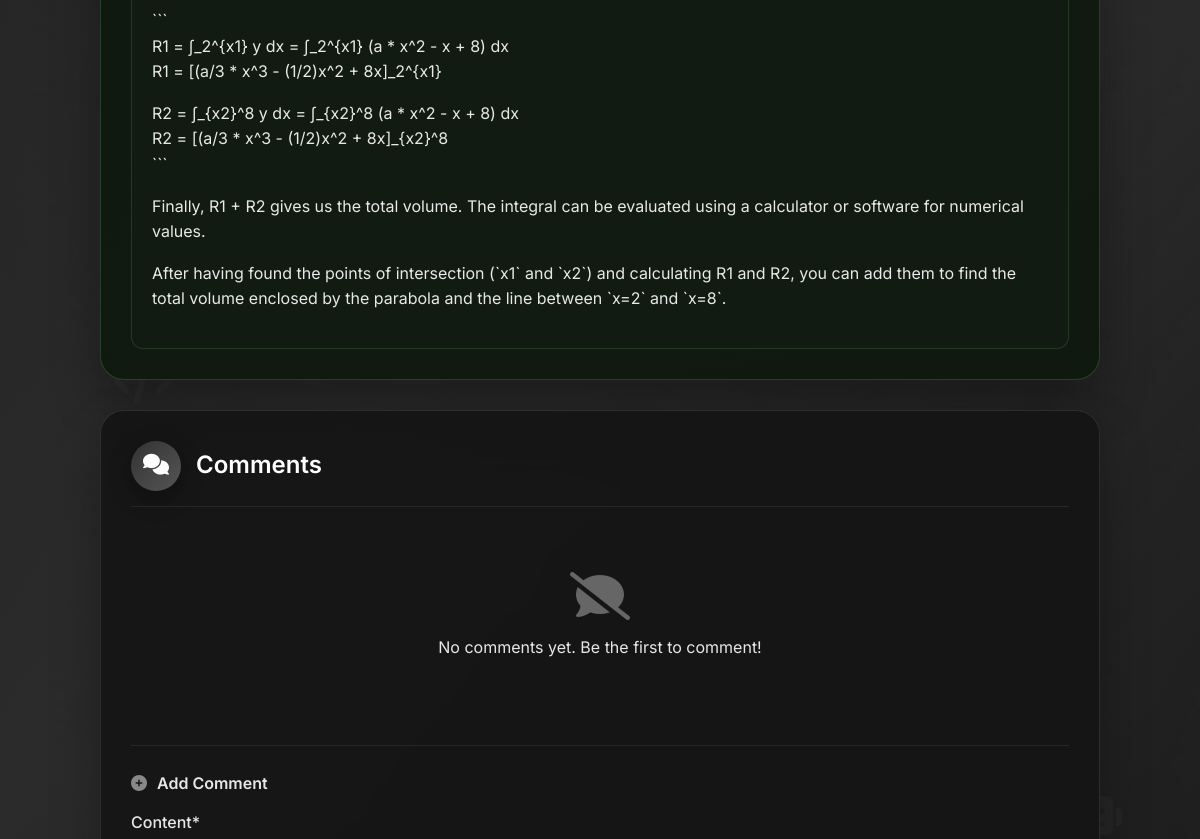
The page /doubt/4/ (signed in, middle part) on the database as committed earlier.
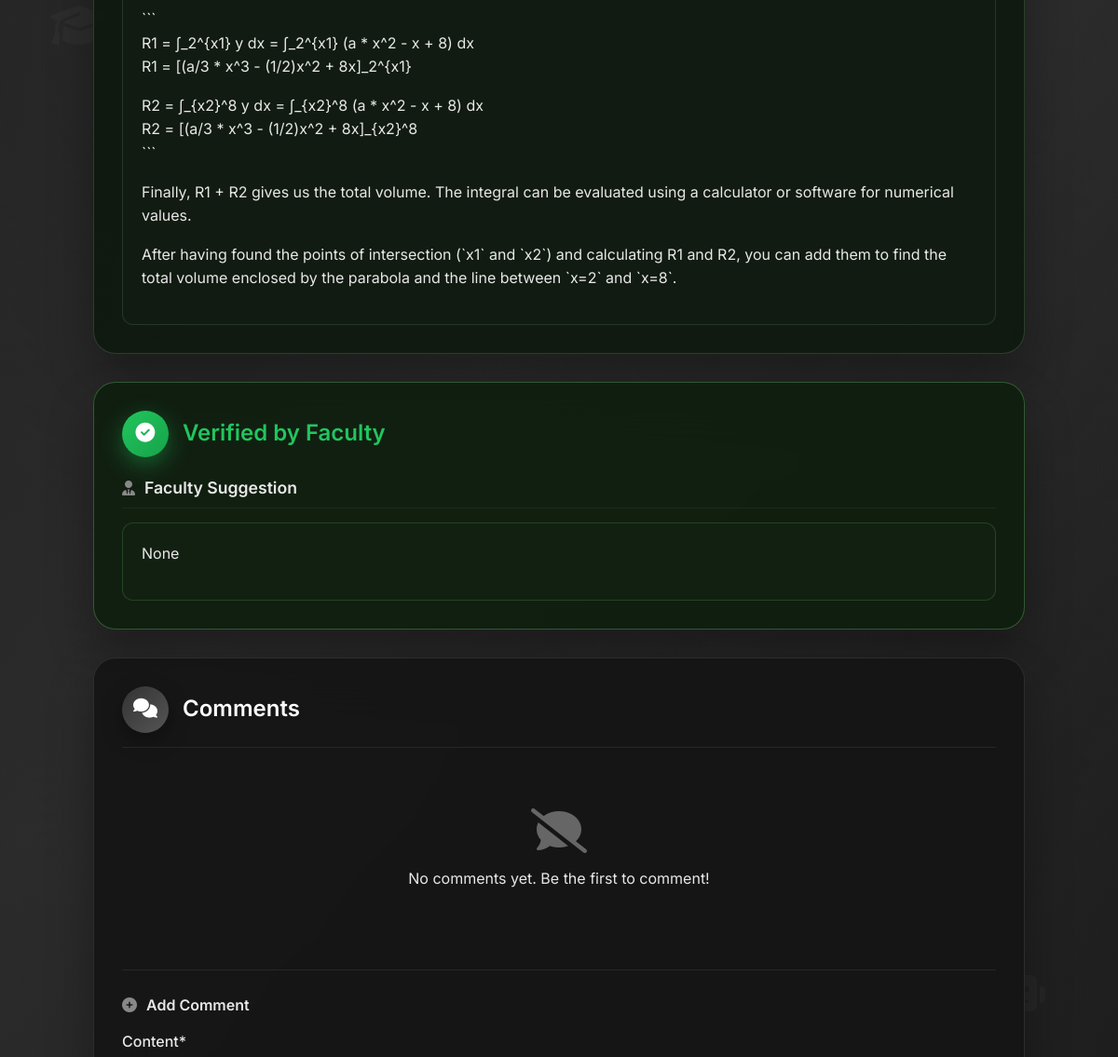
The same page on the database as committed later.
### forum/models.py (models this page shows, shortened)
class Doubt(models.Model):
    student = models.ForeignKey(User, on_delete=models.CASCADE)
    title = models.CharField(max_length=255)
    description = models.TextField()
    code_snippet = models.TextField(blank=True, null=True)
    ai_answer = models.TextField(blank=True, null=True)
    faculty_verified = models.BooleanField(default=False)
    faculty_suggestion = models.TextField(blank=True, null=True)
    created_at = models.DateTimeField(auto_now_add=True)
    categories = models.ManyToManyField(Category, blank=True)
    is_public = models.BooleanField(default=True)
    verified_by = models.ForeignKey(User, null=True, blank=True, on_delete=models.SET_NULL, related_name='verified_doubts')

### forum/views.py (the view, shortened to what this page needs)
# urls.py: path('doubt/<int:doubt_id>/', views.view_doubt, name='view_doubt'),
@login_required
def view_doubt(request, doubt_id):
    doubt = get_object_or_404(Doubt, id=doubt_id)
    if not doubt.is_public and doubt.student != request.user and request.user.role != 'faculty':
        return HttpResponseRedirect(reverse('home'))
    comments = doubt.comments.all()
    form = CommentForm()
    return render(request, 'forum/view_doubt.html', {
        'doubt': doubt,
        'comments': comments,
        'form': form
    })

### forum/templates/forum/view_doubt.html (shortened to what this page needs)
{% extends 'forum/base.html' %}
{% load crispy_forms_tags %}
{% block content %}
<div class="view-doubt-container fade-in">
    <div class="doubt-content-wrapper">
        <div class="ai-answer-card glass-card">
            <div class="ai-content">
                {{ doubt.ai_answer|linebreaks }}
            </div>
        </div>
        {% if doubt.faculty_verified %}
            <div class="faculty-verified-card glass-card verified">
                <div class="verification-header">
                    <div class="verification-icon">
                        <i class="fas fa-check-circle"></i>
                    </div>
                    <h4 class="verification-title">Verified by Faculty</h4>
                </div>
                {% if doubt.faculty_suggestion %}
                    <div class="faculty-suggestion">
                        <div class="section-header">
                            <i class="fas fa-user-tie"></i>
                            <span>Faculty Suggestion</span>
                        </div>
                        <div class="suggestion-content">
                            {{ doubt.faculty_suggestion|linebreaks }}
                        </div>
                    </div>
                {% else %}
                    <p class="no-suggestion">No additional suggestions provided.</p>
                {% endif %}
            </div>
        {% endif %}
        <div class="comments-section glass-card">
            <div class="comments-header">
                <div class="comments-icon">
                    <i class="fas fa-comments"></i>
                </div>
                <h4 class="comments-title">Comments</h4>
            </div>
            <div class="comments-list">
                {% for comment in comments %}
                    <div class="comment-item">
                        <div class="comment-author">
                            <i class="fas fa-user-circle"></i>
                            <strong>{{ comment.author.username }}</strong>
                        </div>
                        <div class="comment-content">
                            {{ comment.content }}
                        </div>
                    </div>
                {% empty %}
                    <div class="no-comments">
                        <i class="fas fa-comment-slash"></i>
                        <p>No comments yet. Be the first to comment!</p>
                    </div>
                {% endfor %}
            </div>
            {% if user.is_authenticated %}
                <div class="comment-form-section">
                    <div class="form-header">
                        <i class="fas fa-plus-circle"></i>
                        <span>Add Comment</span>
                    </div>
                    <form method="POST" class="comment-form">
                        <div class="form-group">
                            {{ form.content|as_crispy_field }}
                        </div>
                    </form>
                </div>
            {% else %}
                <div class="login-prompt">
                    <i class="fas fa-sign-in-alt"></i>
                    <p><a href="{% url 'login' %}" class="login-link">Login</a> to post a comment.</p>
                </div>
            {% endif %}
        </div>
    </div>
    <div class="doubt-background-elements">
        <div class="floating-element element-3">
            <i class="fas fa-code"></i>
        </div>
        <div class="floating-element element-4">
        </div>
        <div class="floating-element element-5">
            <i class="fas fa-graduation-cap"></i>
        </div>
        <div class="floating-element element-6">
        </div>
    </div>
</div>
{% endblock %}

Rows that differ between the two databases and show on the page:
changed Doubt: faculty_verified False → True (drawn); faculty_suggestion (not shown) → "None"
Other text that changed with them:
text now shown: "Verified by Faculty Faculty Suggestion"
